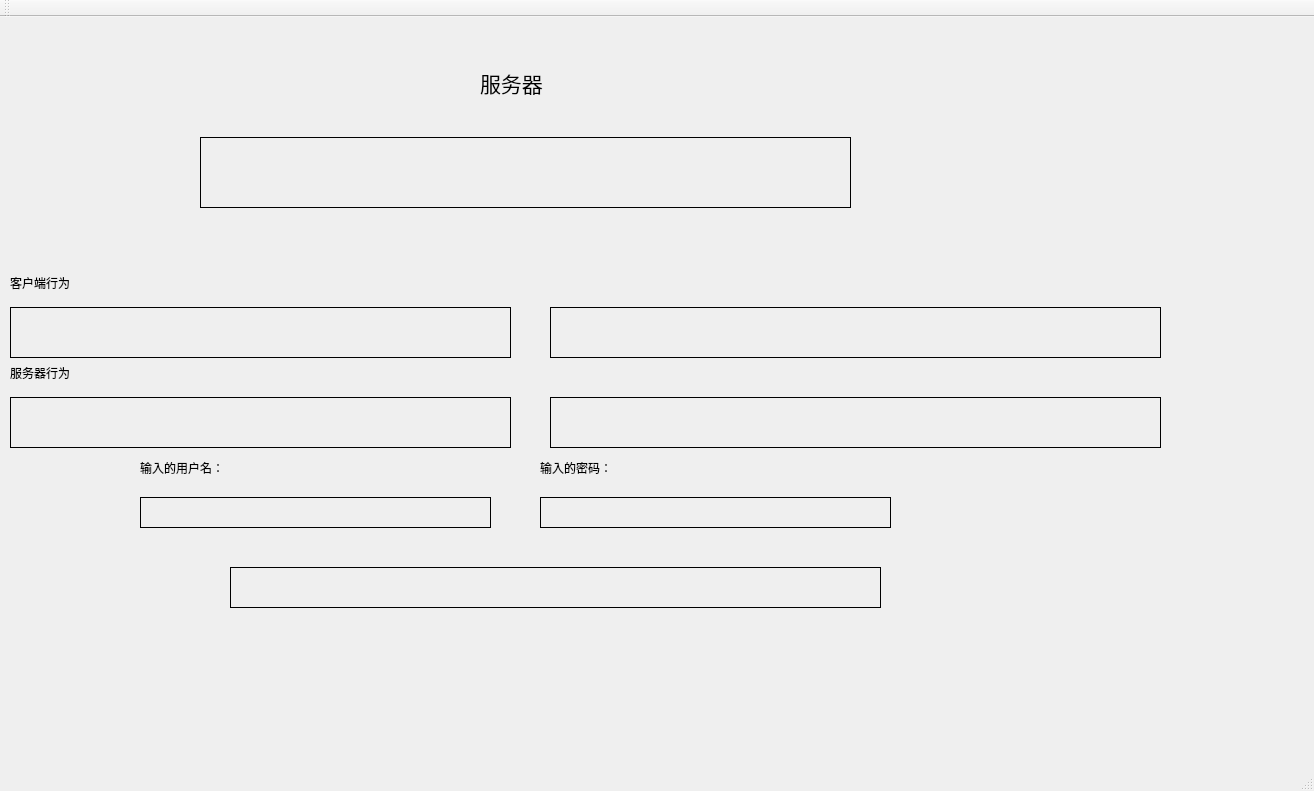
<?xml version="1.0" encoding="UTF-8"?>
<ui version="4.0">
 <class>MainWindow</class>
 <widget class="QMainWindow" name="MainWindow">
  <property name="geometry">
   <rect>
    <x>0</x>
    <y>0</y>
    <width>1314</width>
    <height>791</height>
   </rect>
  </property>
  <property name="windowTitle">
   <string>MainWindow</string>
  </property>
  <widget class="QWidget" name="centralWidget">
   <widget class="QLabel" name="startinfo">
    <property name="geometry">
     <rect>
      <x>200</x>
      <y>120</y>
      <width>651</width>
      <height>71</height>
     </rect>
    </property>
    <property name="frameShape">
     <enum>QFrame::Box</enum>
    </property>
    <property name="text">
     <string/>
    </property>
   </widget>
   <widget class="QLabel" name="cltaction">
    <property name="geometry">
     <rect>
      <x>10</x>
      <y>290</y>
      <width>501</width>
      <height>51</height>
     </rect>
    </property>
    <property name="frameShape">
     <enum>QFrame::Box</enum>
    </property>
    <property name="text">
     <string/>
    </property>
   </widget>
   <widget class="QLabel" name="seraction">
    <property name="geometry">
     <rect>
      <x>10</x>
      <y>380</y>
      <width>501</width>
      <height>51</height>
     </rect>
    </property>
    <property name="frameShape">
     <enum>QFrame::Box</enum>
    </property>
    <property name="text">
     <string/>
    </property>
   </widget>
   <widget class="QLabel" name="cltlife">
    <property name="geometry">
     <rect>
      <x>550</x>
      <y>290</y>
      <width>611</width>
      <height>51</height>
     </rect>
    </property>
    <property name="frameShape">
     <enum>QFrame::Box</enum>
    </property>
    <property name="text">
     <string/>
    </property>
   </widget>
   <widget class="QLabel" name="serlife">
    <property name="geometry">
     <rect>
      <x>550</x>
      <y>380</y>
      <width>611</width>
      <height>51</height>
     </rect>
    </property>
    <property name="frameShape">
     <enum>QFrame::Box</enum>
    </property>
    <property name="text">
     <string/>
    </property>
   </widget>
   <widget class="QLabel" name="notification">
    <property name="geometry">
     <rect>
      <x>230</x>
      <y>550</y>
      <width>651</width>
      <height>41</height>
     </rect>
    </property>
    <property name="frameShape">
     <enum>QFrame::Box</enum>
    </property>
    <property name="text">
     <string/>
    </property>
   </widget>
   <widget class="QLabel" name="label">
    <property name="geometry">
     <rect>
      <x>10</x>
      <y>250</y>
      <width>261</width>
      <height>31</height>
     </rect>
    </property>
    <property name="text">
     <string>客户端行为</string>
    </property>
   </widget>
   <widget class="QLabel" name="label_2">
    <property name="geometry">
     <rect>
      <x>10</x>
      <y>340</y>
      <width>261</width>
      <height>31</height>
     </rect>
    </property>
    <property name="text">
     <string>服务器行为</string>
    </property>
   </widget>
   <widget class="QLabel" name="label_3">
    <property name="geometry">
     <rect>
      <x>480</x>
      <y>10</y>
      <width>681</width>
      <height>111</height>
     </rect>
    </property>
    <property name="font">
     <font>
      <pointsize>16</pointsize>
     </font>
    </property>
    <property name="text">
     <string>服务器</string>
    </property>
   </widget>
   <widget class="QLabel" name="user">
    <property name="geometry">
     <rect>
      <x>140</x>
      <y>480</y>
      <width>351</width>
      <height>31</height>
     </rect>
    </property>
    <property name="frameShape">
     <enum>QFrame::Box</enum>
    </property>
    <property name="text">
     <string/>
    </property>
   </widget>
   <widget class="QLabel" name="pwd">
    <property name="geometry">
     <rect>
      <x>540</x>
      <y>480</y>
      <width>351</width>
      <height>31</height>
     </rect>
    </property>
    <property name="frameShape">
     <enum>QFrame::Box</enum>
    </property>
    <property name="text">
     <string/>
    </property>
   </widget>
   <widget class="QLabel" name="label_4">
    <property name="geometry">
     <rect>
      <x>140</x>
      <y>440</y>
      <width>181</width>
      <height>21</height>
     </rect>
    </property>
    <property name="text">
     <string>输入的用户名：</string>
    </property>
   </widget>
   <widget class="QLabel" name="label_5">
    <property name="geometry">
     <rect>
      <x>540</x>
      <y>440</y>
      <width>181</width>
      <height>21</height>
     </rect>
    </property>
    <property name="text">
     <string>输入的密码：</string>
    </property>
   </widget>
   <widget class="QLabel" name="medal">
    <property name="geometry">
     <rect>
      <x>230</x>
      <y>620</y>
      <width>651</width>
      <height>41</height>
     </rect>
    </property>
    <property name="frameShape">
     <enum>QFrame::NoFrame</enum>
    </property>
    <property name="text">
     <string/>
    </property>
   </widget>
   <widget class="QLabel" name="medal_2">
    <property name="geometry">
     <rect>
      <x>230</x>
      <y>690</y>
      <width>651</width>
      <height>41</height>
     </rect>
    </property>
    <property name="frameShape">
     <enum>QFrame::NoFrame</enum>
    </property>
    <property name="text">
     <string/>
    </property>
   </widget>
  </widget>
  <widget class="QMenuBar" name="menuBar">
   <property name="geometry">
    <rect>
     <x>0</x>
     <y>0</y>
     <width>1314</width>
     <height>21</height>
    </rect>
   </property>
  </widget>
  <widget class="QToolBar" name="mainToolBar">
   <attribute name="toolBarArea">
    <enum>TopToolBarArea</enum>
   </attribute>
   <attribute name="toolBarBreak">
    <bool>false</bool>
   </attribute>
  </widget>
  <widget class="QStatusBar" name="statusBar"/>
 </widget>
 <layoutdefault spacing="6" margin="11"/>
 <resources/>
 <connections/>
</ui>
